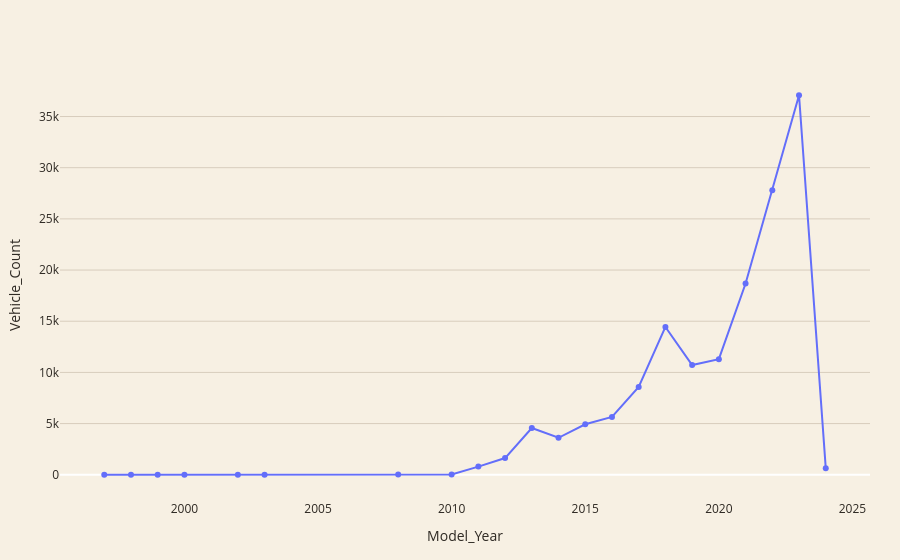

The notebook cell saved with this chart:
### Markdown cell above
# Business Question 11 — Which model years contain the largest EV populations?

### Code cell
year_counts = df["Model_Year"].value_counts().sort_index().rename("Vehicle_Count").reset_index()
year_counts["Percentage"] = (year_counts["Vehicle_Count"] / len(df) * 100).round(2)
display(year_counts)

fig = px.line(year_counts, x="Model_Year", y="Vehicle_Count",
              markers=True, title="EV Population by Model Year")
display(plotly_theme(fig))

### Figure 1 — Plotly figure (JSON) as saved in the notebook; plotly's stock layout.template omitted (floating-point values rounded to 4 significant figures)
{"data": [{"hovertemplate": "Model_Year=%{x}<br>Vehicle_Count=%{y}<extra></extra>", "legendgroup": "", "line": {"color": "#636efa", "dash": "solid"}, "marker": {"symbol": "circle"}, "mode": "lines+markers", "name": "", "orientation": "v", "showlegend": false, "type": "scatter", "x": [1997, 1998, 1999, 2000, 2002, 2003, 2008, 2010, 2011, 2012, 2013, 2014, 2015, 2016, 2017, 2018, 2019, 2020, 2021, 2022, 2023, 2024], "xaxis": "x", "y": [1, 1, 4, 8, 2, 1, 19, 24, 796, 1633, 4566, 3613, 4934, 5650, 8574, 14441, 10717, 11294, 18684, 27799, 37079, 642], "yaxis": "y"}], "layout": {"font": {"color": "#2F2A24"}, "hovermode": "x unified", "legend": {"tracegroupgap": 0}, "margin": {"b": 60, "l": 60, "r": 30, "t": 70}, "paper_bgcolor": "#F7F0E3", "plot_bgcolor": "#F7F0E3", "title": {}, "xaxis": {"anchor": "y", "domain": [0, 1], "showgrid": false, "title": {"text": "Model_Year"}}, "yaxis": {"anchor": "x", "domain": [0, 1], "gridcolor": "#D8CDBD", "title": {"text": "Vehicle_Count"}}}}
